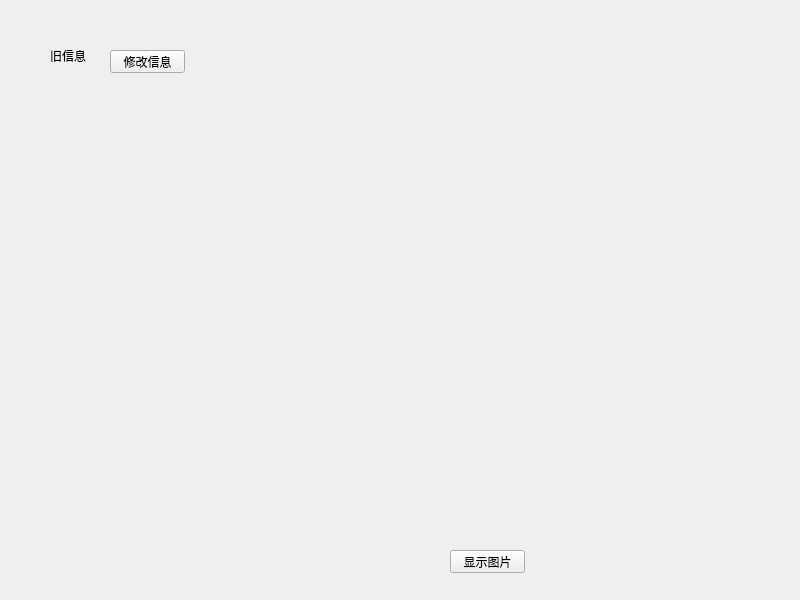
<?xml version="1.0" encoding="UTF-8"?>
<ui version="4.0">
 <class>Widget</class>
 <widget class="QWidget" name="Widget">
  <property name="geometry">
   <rect>
    <x>0</x>
    <y>0</y>
    <width>800</width>
    <height>600</height>
   </rect>
  </property>
  <property name="windowTitle">
   <string>Widget</string>
  </property>
  <widget class="QLabel" name="label">
   <property name="geometry">
    <rect>
     <x>50</x>
     <y>50</y>
     <width>54</width>
     <height>12</height>
    </rect>
   </property>
   <property name="text">
    <string>旧信息</string>
   </property>
  </widget>
  <widget class="QPushButton" name="pushButton">
   <property name="geometry">
    <rect>
     <x>110</x>
     <y>50</y>
     <width>75</width>
     <height>23</height>
    </rect>
   </property>
   <property name="text">
    <string>修改信息</string>
   </property>
  </widget>
  <widget class="QLabel" name="label_2">
   <property name="geometry">
    <rect>
     <x>240</x>
     <y>30</y>
     <width>521</width>
     <height>481</height>
    </rect>
   </property>
   <property name="text">
    <string/>
   </property>
  </widget>
  <widget class="QPushButton" name="pushButton_2">
   <property name="geometry">
    <rect>
     <x>450</x>
     <y>550</y>
     <width>75</width>
     <height>23</height>
    </rect>
   </property>
   <property name="text">
    <string>显示图片</string>
   </property>
  </widget>
 </widget>
 <layoutdefault spacing="6" margin="11"/>
 <resources/>
 <connections/>
</ui>
